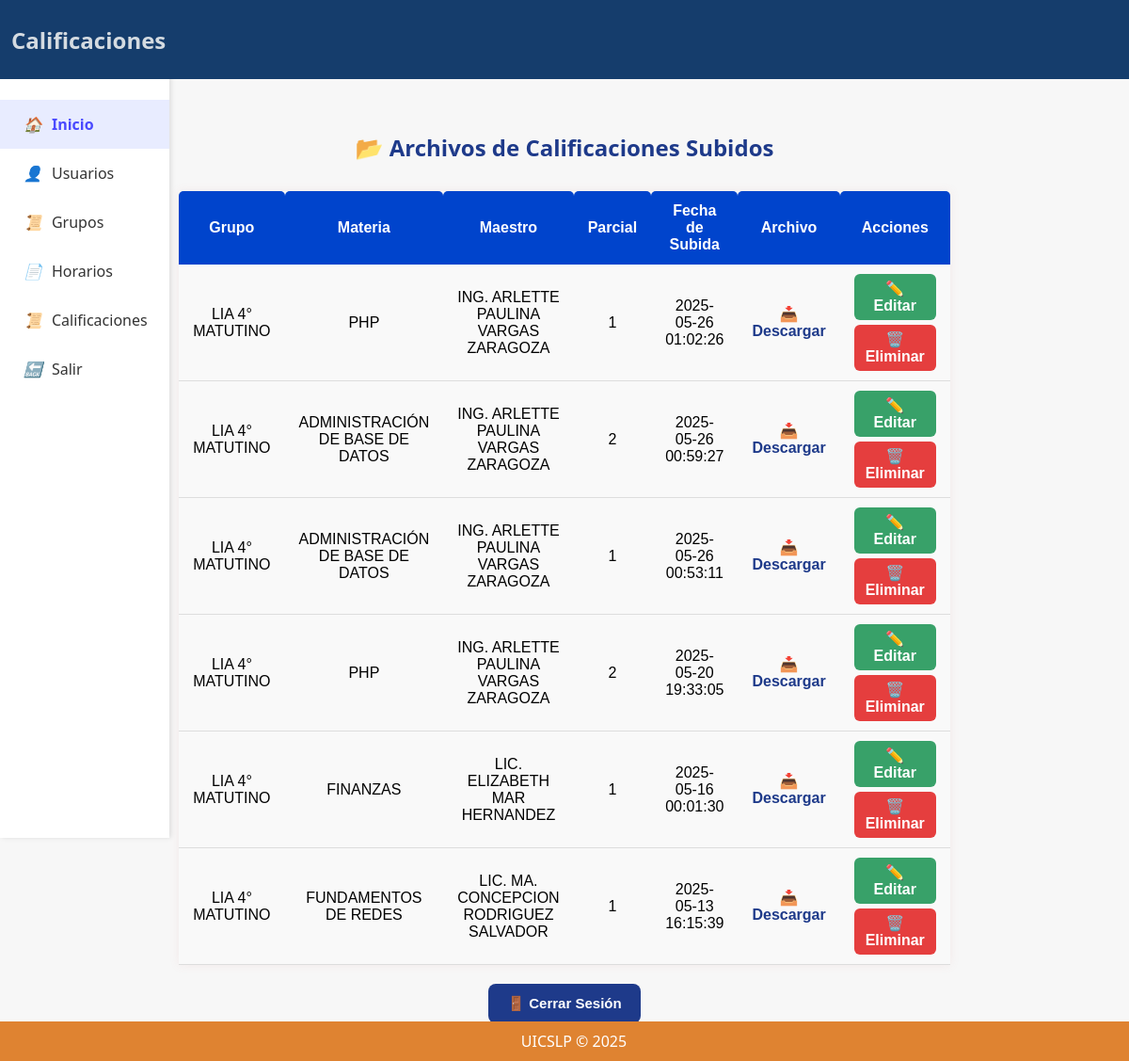
The app's page /panel_admin.php (signed in) with its own data.
### tables this page shows
CREATE TABLE IF NOT EXISTS `archivos_calificaciones` (
  `id_archivo` int NOT NULL AUTO_INCREMENT,
  `id_maestro` int NOT NULL,
  `id_grupo` int NOT NULL,
  `id_materia` int NOT NULL,
  `parcial` int NOT NULL,
  `nombre_excel` varchar(255) DEFAULT NULL,
  `nombre_pdf` varchar(255) DEFAULT NULL,
  `fecha_subida` timestamp NULL DEFAULT CURRENT_TIMESTAMP,
  PRIMARY KEY (`id_archivo`),
  KEY `id_maestro` (`id_maestro`),
  KEY `id_grupo` (`id_grupo`),
  KEY `id_materia` (`id_materia`)
);

CREATE TABLE IF NOT EXISTS `grupos` (
  `id_grupo` int NOT NULL AUTO_INCREMENT,
  `nombre_grupo` varchar(100) NOT NULL,
  `id_carrera` int NOT NULL,
  `id_semestre` int DEFAULT NULL,
  PRIMARY KEY (`id_grupo`),
  KEY `id_carrera` (`id_carrera`),
  KEY `id_semestre` (`id_semestre`)
);

CREATE TABLE IF NOT EXISTS `materias` (
  `id_materia` int NOT NULL AUTO_INCREMENT,
  `nombre_materia` varchar(100) NOT NULL,
  PRIMARY KEY (`id_materia`)
);

CREATE TABLE IF NOT EXISTS `maestros` (
  `id_maestro` int NOT NULL AUTO_INCREMENT,
  `nombre_completo` varchar(100) NOT NULL,
  `usuario` varchar(20) NOT NULL,
  `contrasena` varchar(255) NOT NULL,
  PRIMARY KEY (`id_maestro`),
  UNIQUE KEY `usuario` (`usuario`)
);

### panel_admin.php (the view, shortened to what this page needs)
<?php
include("conexion.php");
$sql = "
SELECT
    ac.id_archivo,
    ac.id_grupo,
    ac.id_materia,
    ac.id_maestro,
    g.nombre_grupo,
    m.nombre_materia,
    ma.nombre_completo AS maestro,
    ac.parcial,
    ac.nombre_excel,
    ac.fecha_subida
FROM archivos_calificaciones ac
JOIN grupos g ON ac.id_grupo = g.id_grupo
JOIN materias m ON ac.id_materia = m.id_materia
JOIN maestros ma ON ac.id_maestro = ma.id_maestro
ORDER BY ac.fecha_subida DESC
";
$resultado = $conn->query($sql);
?>
<!DOCTYPE html>
<html lang="es">
<head>
    <link rel="stylesheet" href="adm.css">
    <link rel="stylesheet" href="../menu_adm.css">
    <link rel="stylesheet" href="../tabla.css">
</head>
<body>
    <header><h2>Calificaciones</h2></header>
    <aside class="sidebar">
    <ul class="menu">
        <li class="active" onclick="window.location.href='../inicio_adm.php'"><i>🏠</i>Inicio</li>
        <li class="submenu">
            <i>👤</i>Usuarios
        </li>
        <li onclick="window.location.href='../adm_grupos.php'"><i>📜</i>Grupos</li>
        <li class="submenu">
            <i>📄</i>Horarios
        </li>
        <li onclick="window.location.href='SC/panel_admin.php'"><i>📜</i>Calificaciones</li>
        <li onclick="window.location.href='../index.php'"><i>🔙</i>Salir</li>
    </ul>
</aside>
    <main>
    <div class="contenedor2">
        <h2>📂 Archivos de Calificaciones Subidos</h2>
        <table>
            <tr>
                <th>Grupo</th>
                <th>Materia</th>
                <th>Maestro</th>
                <th>Parcial</th>
                <th>Fecha de Subida</th>
                <th>Archivo</th>
                <th>Acciones</th>
            </tr>
            <?php if ($resultado->num_rows > 0): ?>
                <?php while ($row = $resultado->fetch_assoc()): ?>
                    <tr>
                        <td><?php echo htmlspecialchars($row['nombre_grupo']); ?></td>
                        <td><?php echo htmlspecialchars($row['nombre_materia']); ?></td>
                        <td><?php echo htmlspecialchars($row['maestro']); ?></td>
                        <td><?php echo $row['parcial']; ?></td>
                        <td><?php echo $row['fecha_subida']; ?></td>
                        <td>
                            <a class="descargar" href="archivos_excel/<?php echo $row['nombre_excel']; ?>" download>
                                📥 Descargar
                            </a>
                        </td>
                        <td class="acciones">
                            <a class="editar" href="editar_calificacion.php?id_grupo=<?php echo $row['id_grupo']; ?>&id_materia=<?php echo $row['id_materia']; ?>&id_maestro=<?php echo $row['id_maestro']; ?>&parcial=<?php echo $row['parcial']; ?>">
                                ✏️ Editar
                            </a>
                            <a class="eliminar" href="eliminar_archivo.php?id=<?php echo $row['id_archivo']; ?>"
                               onclick="return confirm('¿Eliminar este archivo y sus calificaciones asociadas?')">
                                🗑️ Eliminar
                            </a>
                        </td>
                    </tr>
                <?php endwhile; ?>
            <?php else: ?>
                <tr><td colspan="7">No hay archivos registrados.</td></tr>
            <?php endif; ?>
        </table>
        <form action="logout.php" method="post" class="logout">
            <button type="submit">🚪 Cerrar Sesión</button>
        </form>
    </div>
    </main>
    <footer>UICSLP © 2025 </footer>
</body>
</html>

### adm.css (style rules this page uses)
.contenedor2 h2 { text-align: center; color: #1e3a8a; margin-bottom: 30px; font-size: 24px; }
.descargar { color: #1e3a8a; text-decoration: none; font-weight: bold; }
.acciones { display: flex; flex-direction: column; gap: 5px; }
.editar { background-color: #38a169; color: white; padding: 6px 12px; border-radius: 6px; text-decoration: none; font-weight: bold; }
.eliminar { background-color: #e53e3e; color: white; padding: 6px 12px; border-radius: 6px; text-decoration: none; font-weight: bold; }
.logout { text-align: center; }
.logout button { padding: 12px 20px; font-size: 15px; background-color: #1e3a8a; color: white; border: none; border-radius: 8px; font-weight: bold; cursor: pointer; }

### menu_adm.css (style rules this page uses)
body { margin: 0; font-family: 'Segoe UI', sans-serif; background-color: #f7f7f7; min-height: 100vh; padding-top: 70px; }
.sidebar { height: 100vh; width: 180px; background-color: #ffffff; box-shadow: 2px 0 5px rgba(0, 0, 0, 0.1); padding-top: 20px; position: fixed; }
.menu { list-style-type: none; padding: 0; }
.menu li { padding: 15px 25px; cursor: pointer; display: flex; align-items: center; color: #333; position: relative; }
.menu li i { margin-right: 10px; }
.menu li.active { background-color: #e8ecff; font-weight: bold; color: #4a4aff; }
.submenu { position: relative; }
header { position: fixed; top: 0; left: 0; width: 100%; height: 60px; display: flex; justify-content: space-between; align-items: center; padding: 12px; background-color: rgb(21, 61, 108); color: rgb(212, 219, 225); z-index: 1000; }
header h2 { align-items: center; justify-content: center; }
footer { position: fixed; bottom: 0; left: 0; width: 100%; background-color: rgb(223, 131, 49); color: rgb(255, 255, 255); padding: 10px; font-family: 'Segoe UI', Tahoma, Geneva, Verdana, sans-serif; text-align: center; }

### tabla.css (style rules this page uses)
table { width: 60%; margin: 20px auto; border-collapse: collapse; font-family: Arial, sans-serif; box-shadow: 0 0 10px rgba(208, 122, 122, 0.1); }
th { background-color: #0044cc; color: white; padding: 12px 15px; text-align: center; border-radius: 5px 5px 0 0; }
td { padding: 10px 15px; text-align: center; background-color: #f9f9f9; border-bottom: 1px solid #ddd; }
button { padding: 5px 10px; background-color: #28a745; color: white; border: none; border-radius: 4px; cursor: pointer; }
main { padding-top: 50px; padding-bottom: 40px; }

### records on screen
archivos_calificaciones: id_grupo.nombre_grupo "LIA 4° MATUTINO", id_materia.nombre_materia "PHP", id_maestro.nombre_completo "ING. ARLETTE PAULINA VARGAS ZARAGOZA", parcial "1", fecha_subida "2025-05-26 01:02:26"
archivos_calificaciones: id_grupo.nombre_grupo "LIA 4° MATUTINO", id_materia.nombre_materia "ADMINISTRACIÓN DE BASE DE DATOS", id_maestro.nombre_completo "ING. ARLETTE PAULINA VARGAS ZARAGOZA", parcial "2", fecha_subida "2025-05-26 00:59:27"
archivos_calificaciones: id_grupo.nombre_grupo "LIA 4° MATUTINO", id_materia.nombre_materia "ADMINISTRACIÓN DE BASE DE DATOS", id_maestro.nombre_completo "ING. ARLETTE PAULINA VARGAS ZARAGOZA", parcial "1", fecha_subida "2025-05-26 00:53:11"
archivos_calificaciones: id_grupo.nombre_grupo "LIA 4° MATUTINO", id_materia.nombre_materia "PHP", id_maestro.nombre_completo "ING. ARLETTE PAULINA VARGAS ZARAGOZA", parcial "2", fecha_subida "2025-05-20 19:33:05"
archivos_calificaciones: id_grupo.nombre_grupo "LIA 4° MATUTINO", id_materia.nombre_materia "FINANZAS", id_maestro.nombre_completo "LIC. ELIZABETH MAR HERNANDEZ", parcial "1", fecha_subida "2025-05-16 00:01:30"
archivos_calificaciones: id_grupo.nombre_grupo "LIA 4° MATUTINO", id_materia.nombre_materia "FUNDAMENTOS DE REDES", id_maestro.nombre_completo "LIC. MA. CONCEPCION RODRIGUEZ SALVADOR", parcial "1", fecha_subida "2025-05-13 16:15:39"
